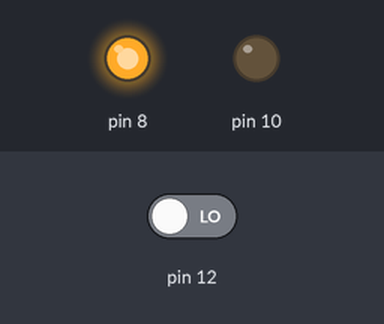
The sketch below on a simulated Arduino Uno, built with avr-gcc and run on an emulated ATmega328P. Parts: output pins drawn as LEDs (lit = HIGH). Inputs (shaded band) come from the test bench; at power-on: pin 12 LOW.

Above: at 1.2 s.
1.3 s: pin 12 driven HIGH
At 1.9 s:
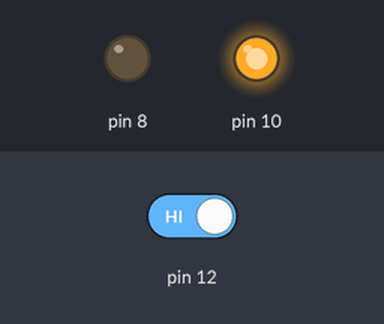
Timing chart, 0 to 4.3 s (numbered marks = the images above; inputs shaded):
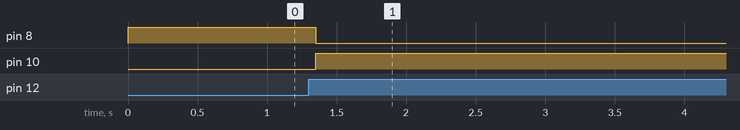

The sketch:

3.ino
```cpp
// Maak variabele aan voor delay
int delayTime = 50;

void setup()
{
  // Stel pin 8 in als een output (LED 1)
  pinMode(8, OUTPUT);
  // Stel pin 10 in als een output (LED 2)
  pinMode(10, OUTPUT);
  // Stel pin 12 in als een input (Button 2)
  pinMode(12, INPUT);
}

void loop() {
  // Maak een statische variabele aan om de vorige knopstatus bij te houden
  static int previousButtonState = LOW;
  // Maak een statische variabele aan om de teller bij te houden
  static int counter = 0;

  // Lees de huidige status van de knop van pin 12
  int buttonState = digitalRead(12);

  // Controleer of er op de knop is gedrukt
  if (buttonState == HIGH && previousButtonState == LOW) {
    // Verhoog de counter met 1
    counter++;
    // Wacht 50 miliseconde
    delay(delayTime);
  }

  // Controleer of de counter een even getal is
  if (counter % 2 == 0) {
  // Zet LED 2 uit
    digitalWrite(10, LOW);
  // Zet LED 1 aan
    digitalWrite(8, HIGH);
  } else {
  // Zet LED 2 uit
    digitalWrite(10, HIGH);
  // Zet LED 1 uit
    digitalWrite(8, LOW);
  }

  // Sla de huidige knopstatus op
  previousButtonState = buttonState;
}
```

Measured:
- after the input at 1.3 s, pin 8: HIGH → LOW after 0.05 s; pin 10: LOW → HIGH after 0.05 s
